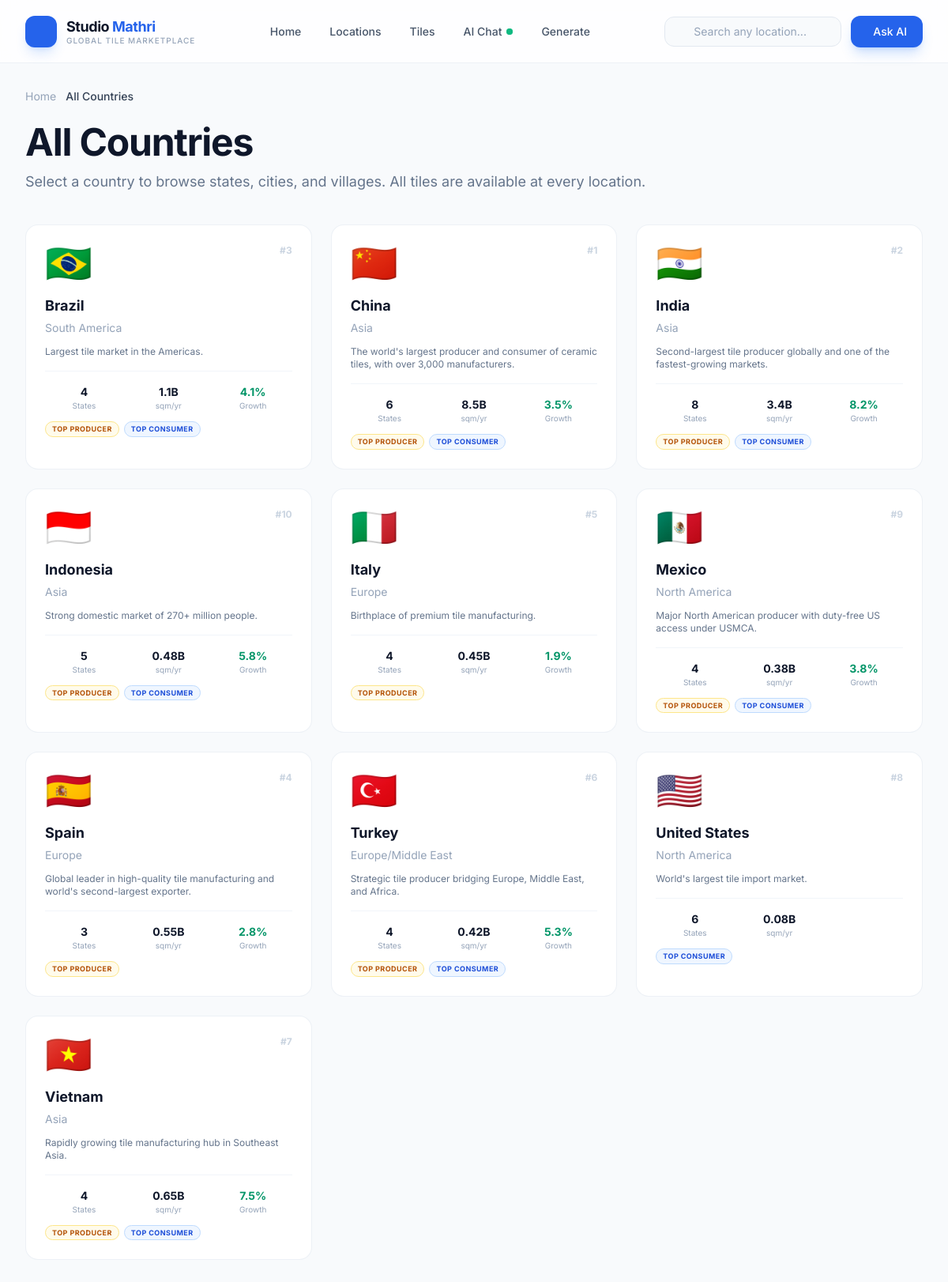
Page /locations/ on the committed database.
### tiles/models.py (models this page shows, shortened)
class Country(models.Model):
    name = models.CharField(max_length=100, unique=True)
    slug = models.SlugField(max_length=120, unique=True, blank=True)
    flag_emoji = models.CharField(max_length=10, blank=True)
    continent = models.CharField(max_length=60)
    description = models.TextField(blank=True)
    market_overview = models.TextField(blank=True)
    key_stats = models.JSONField(default=dict, blank=True)
    is_top_producer = models.BooleanField(default=False)
    is_top_consumer = models.BooleanField(default=False)
    ranking = models.PositiveIntegerField(default=0)
    image = models.URLField(blank=True, null=True)
    created_at = models.DateTimeField(auto_now_add=True)
    class Meta:
        ordering = ['ranking']

### tiles/views.py (the view)
# urls.py: path('locations/', views.countries_list, name='countries'),
def countries_list(request):
    countries = Country.objects.all().annotate(state_count=Count('states'))
    breadcrumbs = _build_breadcrumbs([('All Countries', None)])
    return render(request, 'tiles/locations/countries.html', {
        'countries': countries, 'breadcrumbs': breadcrumbs,
    })

### tiles/views.py (called while the page is built)
def _build_breadcrumbs(items):
    return items

### tiles/templates/tiles/locations/countries.html (shortened to what this page needs)
{% extends 'tiles/base.html' %}
{% block content %}
<section class="pt-28 pb-24 bg-slate-50 min-h-screen">
    <div class="max-w-7xl mx-auto px-4 sm:px-6 lg:px-8">
        {% include 'tiles/components/breadcrumb.html' with breadcrumbs=breadcrumbs %}
        <div class="mb-10">
            <h1 class="text-3xl lg:text-5xl font-bold tracking-tight text-slate-900">All Countries</h1>
            <p class="mt-3 text-lg text-slate-500">Select a country to browse states, cities, and villages. All tiles are available at every location.</p>
        </div>
        <div class="grid sm:grid-cols-2 lg:grid-cols-3 xl:grid-cols-4 gap-6">
            {% for country in countries %}
            <a href="{% url 'tiles:states' country_slug=country.slug %}" class="group bg-white rounded-2xl border border-slate-200/60 hover:border-brand-300 hover:shadow-xl hover:shadow-blue-500/5 p-6 transition-all duration-300">
                <div class="flex items-start justify-between mb-4">
                    <span class="text-5xl">{{ country.flag_emoji }}</span>
                    <span class="text-xs font-bold text-slate-300">#{{ country.ranking }}</span>
                </div>
                <h2 class="text-lg font-bold text-slate-900 group-hover:text-brand-600 transition-colors">{{ country.name }}</h2>
                <p class="text-sm text-slate-400 mt-1">{{ country.continent }}</p>
                <p class="text-xs text-slate-500 mt-3 line-clamp-2">{{ country.description }}</p>
                <div class="mt-4 pt-4 border-t border-slate-100 grid grid-cols-3 gap-2 text-center">
                    <div>
                        <div class="text-sm font-bold text-slate-900">{{ country.state_count }}</div>
                        <div class="text-[10px] text-slate-400">States</div>
                    </div>
                    {% if country.key_stats.production_billion_sqm %}
                    <div>
                        <div class="text-sm font-bold text-slate-900">{{ country.key_stats.production_billion_sqm }}B</div>
                        <div class="text-[10px] text-slate-400">sqm/yr</div>
                    </div>
                    {% endif %}
                    {% if country.key_stats.market_growth %}
                    <div>
                        <div class="text-sm font-bold text-emerald-600">{{ country.key_stats.market_growth }}</div>
                        <div class="text-[10px] text-slate-400">Growth</div>
                    </div>
                    {% endif %}
                </div>
                <div class="mt-3 flex flex-wrap gap-1.5">
                    {% if country.is_top_producer %}
                    <span class="text-[9px] font-bold uppercase tracking-wider px-2 py-0.5 rounded-full bg-amber-50 text-amber-700 border border-amber-200">Top Producer</span>
                    {% endif %}
                    {% if country.is_top_consumer %}
                    <span class="text-[9px] font-bold uppercase tracking-wider px-2 py-0.5 rounded-full bg-blue-50 text-blue-700 border border-blue-200">Top Consumer</span>
                    {% endif %}
                </div>
            </a>
            {% endfor %}
        </div>
    </div>
</section>
{% endblock %}

### tiles/templates/tiles/base.html (shortened to what this page needs)
{% load static %}
<!DOCTYPE html>
<html lang="en" class="scroll-smooth">
<head>
    <script src="https://cdn.tailwindcss.com"></script>
    <link rel="stylesheet" href="{% static 'css/style.css' %}">
</head>
<body class="bg-white font-sans text-slate-900 antialiased">
    {% include 'tiles/components/navbar.html' %}
    <main>
        {% block content %}{% endblock %}
    </main>
</body>
</html>

### tiles/templates/tiles/components/navbar.html (shortened to what this page needs)
<nav class="fixed top-0 left-0 right-0 z-50 h-20 bg-white/80 backdrop-blur-xl border-b border-slate-200/60">
    <div class="max-w-7xl mx-auto h-full px-4 sm:px-6 lg:px-8 flex items-center justify-between">
        <a href="{% url 'tiles:home' %}" class="flex items-center gap-3 group flex-shrink-0">
            <div class="w-10 h-10 rounded-xl bg-brand-600 flex items-center justify-center shadow-lg shadow-blue-500/20 group-hover:scale-105 transition-transform">
            </div>
            <div class="hidden sm:block">
                <span class="text-lg font-bold tracking-tight text-slate-900">Studio <span class="text-brand-600">Mathri</span></span>
                <span class="block text-[10px] font-medium text-slate-400 uppercase tracking-widest -mt-1">Global Tile Marketplace</span>
            </div>
        </a>
        <div class="hidden lg:flex items-center gap-1">
            <a href="{% url 'tiles:home' %}" class="px-4 py-2 text-sm font-medium text-slate-600 hover:text-brand-600 rounded-lg hover:bg-blue-50 transition-all">Home</a>
            <a href="{% url 'tiles:countries' %}" class="px-4 py-2 text-sm font-medium text-slate-600 hover:text-brand-600 rounded-lg hover:bg-blue-50 transition-all">Locations</a>
            <a href="{% url 'tiles:tile_catalog' %}" class="px-4 py-2 text-sm font-medium text-slate-600 hover:text-brand-600 rounded-lg hover:bg-blue-50 transition-all">Tiles</a>
            <a href="{% url 'tiles:chat' %}" class="px-4 py-2 text-sm font-medium text-slate-600 hover:text-brand-600 rounded-lg hover:bg-blue-50 transition-all">
                <span class="flex items-center gap-1.5">
                    AI Chat
                    <span class="relative flex h-2 w-2">
                        <span class="relative inline-flex rounded-full h-2 w-2 bg-emerald-500"></span>
                    </span>
                </span>
            </a>
            <a href="{% url 'tiles:generate_image' %}" class="px-4 py-2 text-sm font-medium text-slate-600 hover:text-brand-600 rounded-lg hover:bg-blue-50 transition-all">Generate</a>
        </div>
        <div class="flex items-center gap-3">
            <div class="hidden md:flex items-center relative" id="nav-search-wrap">
                <input type="text" id="nav-search" placeholder="Search any location..." class="w-48 lg:w-56 rounded-xl border border-slate-200 bg-slate-50 pl-9 pr-4 py-2 text-sm text-slate-900 placeholder-slate-400 focus:border-brand-500 focus:outline-none focus:ring-2 focus:ring-brand-500/20 focus:bg-white transition-all">
            </div>
            <a href="{% url 'tiles:chat' %}" class="hidden sm:inline-flex items-center gap-2 px-5 py-2.5 bg-brand-600 hover:bg-brand-700 text-white text-sm font-medium rounded-xl shadow-lg shadow-blue-500/25 hover:shadow-blue-500/40 transition-all">
                Ask AI
            </a>
        </div>
    </div>
</nav>

### tiles/templates/tiles/components/breadcrumb.html (shortened to what this page needs)
<nav class="flex items-center flex-wrap gap-1.5 text-xs sm:text-sm text-slate-400 mb-6" aria-label="Breadcrumb">
    <a href="{% url 'tiles:home' %}" class="hover:text-brand-600 transition-colors">Home</a>
    {% for label, url in breadcrumbs %}
    {% if url %}
    <a href="{{ url }}" class="hover:text-brand-600 transition-colors">{{ label }}</a>
    {% else %}
    <span class="text-slate-700 font-medium">{{ label }}</span>
    {% endif %}
    {% endfor %}
</nav>

### tiles/static/css/style.css (style rules this page uses)
*, *::before, *::after { box-sizing: border-box; margin: 0; padding: 0; }
html { scroll-behavior: smooth; -webkit-text-size-adjust: 100%; text-size-adjust: 100%; }
body { -webkit-font-smoothing: antialiased; -moz-osx-font-smoothing: grayscale; text-rendering: optimizeLegibility; }
.line-clamp-2 { display: -webkit-box; -webkit-line-clamp: 2; line-clamp: 2; -webkit-box-orient: vertical; overflow: hidden; }

### rows in the picture
Country: flag_emoji "🇧🇷", ranking "3", name "Brazil", continent "South America", description "Largest tile market in the Americas.", state_count "4", key_stats.production_billion_sqm "1.1", key_stats.market_growth "4.1%", is_top_producer "TOP PRODUCER", is_top_consumer "TOP CONSUMER"
Country: flag_emoji "🇨🇳", ranking "1", name "China", continent "Asia", description "The world's largest producer and consumer of ceramic tiles, with over 3,000 manufacturers.", state_count "6", key_stats.production_billion_sqm "8.5", key_stats.market_growth "3.5%", is_top_producer "TOP PRODUCER", is_top_consumer "TOP CONSUMER"
Country: flag_emoji "🇮🇳", ranking "2", name "India", continent "Asia", description "Second-largest tile producer globally and one of the fastest-growing markets.", state_count "8", key_stats.production_billion_sqm "3.4", key_stats.market_growth "8.2%", is_top_producer "TOP PRODUCER", is_top_consumer "TOP CONSUMER"
Country: flag_emoji "🇮🇩", ranking "10", name "Indonesia", continent "Asia", description "Strong domestic market of 270+ million people.", state_count "5", key_stats.production_billion_sqm "0.48", key_stats.market_growth "5.8%", is_top_producer "TOP PRODUCER", is_top_consumer "TOP CONSUMER"
Country: flag_emoji "🇮🇹", ranking "5", name "Italy", continent "Europe", description "Birthplace of premium tile manufacturing.", state_count "4", key_stats.production_billion_sqm "0.45", key_stats.market_growth "1.9%", is_top_producer "TOP PRODUCER"
Country: flag_emoji "🇲🇽", ranking "9", name "Mexico", continent "North America", description "Major North American producer with duty-free US access under USMCA.", state_count "4", key_stats.production_billion_sqm "0.38", key_stats.market_growth "3.8%", is_top_producer "TOP PRODUCER", is_top_consumer "TOP CONSUMER"
Country: flag_emoji "🇪🇸", ranking "4", name "Spain", continent "Europe", description "Global leader in high-quality tile manufacturing and world's second-largest exporter.", state_count "3", key_stats.production_billion_sqm "0.55", key_stats.market_growth "2.8%", is_top_producer "TOP PRODUCER"
Country: flag_emoji "🇹🇷", ranking "6", name "Turkey", continent "Europe/Middle East", description "Strategic tile producer bridging Europe, Middle East, and Africa.", state_count "4", key_stats.production_billion_sqm "0.42", key_stats.market_growth "5.3%", is_top_producer "TOP PRODUCER", is_top_consumer "TOP CONSUMER"
Country: flag_emoji "🇺🇸", ranking "8", name "United States", continent "North America", description "World's largest tile import market.", state_count "6", key_stats.production_billion_sqm "0.08", is_top_consumer "TOP CONSUMER"
Country: flag_emoji "🇻🇳", ranking "7", name "Vietnam", continent "Asia", description "Rapidly growing tile manufacturing hub in Southeast Asia.", state_count "4", key_stats.production_billion_sqm "0.65", key_stats.market_growth "7.5%", is_top_producer "TOP PRODUCER", is_top_consumer "TOP CONSUMER"

### other values in the picture
{{ label }} "All Countries"
